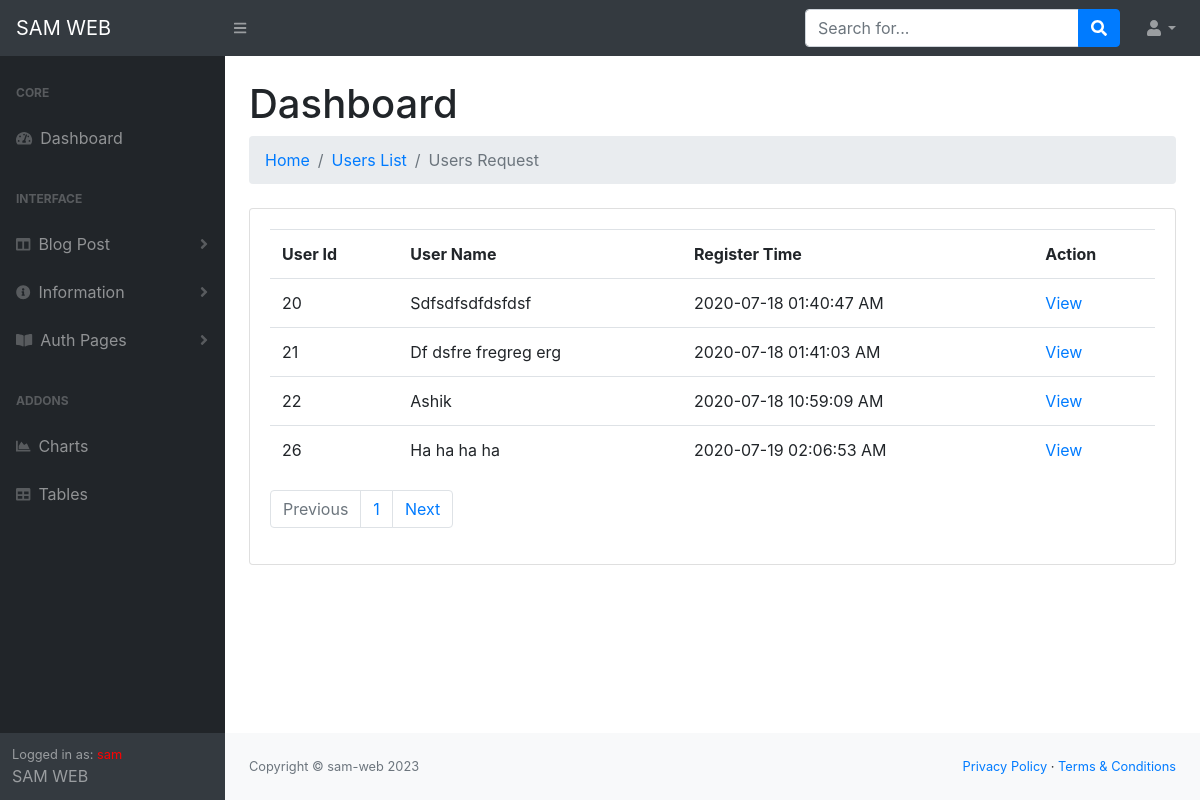
/administrator/users.new.php (signed in), run on the app's committed database.
### tables this page shows
CREATE TABLE `users_admin` (
  `admin_id` int(11) NOT NULL,
  `user_name` varchar(255) NOT NULL,
  `user_email` varchar(255) NOT NULL,
  `user_password` varchar(255) NOT NULL,
  `user_gender` varchar(50) NOT NULL,
  `user_picture` varchar(255) NOT NULL,
  `user_status` int(11) NOT NULL,
  `user_dlt` int(11) NOT NULL,
  `user_reje` int(11) NOT NULL,
  `insert_at` datetime NOT NULL,
  `update_at` datetime NOT NULL
);

CREATE TABLE `site_information` (
  `info_id` int(11) NOT NULL,
  `site_title` varchar(255) NOT NULL,
  `site_copyright` varchar(255) NOT NULL,
  `site_copyright_link` varchar(255) NOT NULL,
  `site_icon` varchar(255) NOT NULL
);

### administrator/info/site-info.php (called while the page is built, shortened)
<?php
$site_info = "SELECT * FROM site_information";
$site_info_que = mysqli_query($db_con,$site_info);
$info = mysqli_fetch_assoc($site_info_que);
?>

### administrator/users.new.php (the view, shortened to what this page needs)
<?php
require_once('database/dbCon.php');
$get_pag = $_GET['page'];
if ($get_pag == "" || $get_pag == 1) {
    $target = 0;
}else {
    $target = ($get_pag * 10 ) - 10;
}
$sel_new = "SELECT * FROM users_admin WHERE user_status=0 AND user_dlt=0 AND user_reje=0 LIMIT $target, 10";
$sel_new_que = mysqli_query($db_con,$sel_new);
include 'header.php';
?>
<?php include 'navbar.php'; ?>
<div id="layoutSidenav_content">
                <main>
                    <div class="container-fluid">
                        <h1 class="mt-4">Dashboard</h1>
                        <ol class="breadcrumb mb-4">
                            <li class="breadcrumb-item"><a href="index.php">Home</a></li>
                            <li class="breadcrumb-item"><a href="users.all.php">Users List</a></li>
                            <li class="breadcrumb-item active">Users Request</li>
                        </ol>
                        <div class="row">
                            <div class="col-xs-12 col-md-12">
                                <div class="card">
                                    <div class="card-body">
                                        <table class="table">
                                            <tr>
                                                <th>User Id</th>
                                                <th>User Name</th>
                                                <th>Register Time</th>
                                                <th>Action</th>
                                            </tr>
                                            <?php foreach($sel_new_que as $new_usr): ?>
                                            <tr>
                                                <td><?php echo $new_usr['admin_id']; ?></td>
                                                <td><?php echo ucfirst($new_usr['user_name']); ?></td>
                                                <td><?= date('Y-m-d h:i:s A',strtotime($new_usr['insert_at'])); ?></td>
                                                <td><a href="users.new.con.php?new-user=<?= $new_usr['admin_id']; ?>&eml=<?= $new_usr['user_email']; ?>&pw">View</a></td>
                                            </tr>
                                            <?php endforeach; ?>
                                        </table>
                                        <?php
                                        $sel_pag = "SELECT * FROM users_admin WHERE user_status=0 AND user_dlt=0";
                                        $sel_pag_que = mysqli_query($db_con,$sel_pag);
                                        $sel_pag_count = mysqli_num_rows($sel_pag_que);
                                        $page = ceil($sel_pag_count / 10);
                                        ?>
                                        <nav aria-label="...">
                                            <ul class="pagination">
                                                <li class="page-item <?= $get_pag <= 1 ? 'disabled':''; ?>">
                                                <a class="page-link" href="?page=<?= $get_pag - 1; ?>" tabindex="-1">Previous</a>
                                                </li>
                                                <?php for($sh_page = 1; $sh_page <= $page; $sh_page++): ?>
                                                <li class="page-item <?= $get_pag == $sh_page ? 'active':''; ?>"><a class="page-link" href="?page=<?= $sh_page; ?>"><?php echo $sh_page; ?></a></li>
                                                <?php endfor; ?>
                                                <li class="page-item <?= $get_pag == $page ? 'disabled':''; ?>">
                                                <a class="page-link" href="?page=<?= $get_pag + 1; ?>">Next</a>
                                                </li>
                                            </ul>
                                        </nav>
                                    </div>
                                </div>
                            </div>
                        </div>
                    </div>
                </main>
<?php include 'copy-right.php'; include 'footer.php'; ?>

### administrator/copy-right.php
    <footer class="py-4 bg-light mt-auto">
            <div class="container-fluid">
                <div class="d-flex align-items-center justify-content-between small">
                    <div class="text-muted">Copyright &copy; <?= $info['site_copyright']; ?> <script>document.write(new Date().getFullYear());</script></div>
                    <div>
                        <a href="#">Privacy Policy</a>
                        &middot;
                        <a href="#">Terms &amp; Conditions</a>
                    </div>
                </div>
            </div>
        </footer>
    </div>
</div>

### data on the page
users_admin: admin_id "20", user_name "Sdfsdfsdfdsfdsf", insert_at "2020-07-18 01:40:47 AM"
users_admin: admin_id "21", user_name "Df dsfre fregreg erg", insert_at "2020-07-18 01:41:03 AM"
users_admin: admin_id "22", user_name "Ashik", insert_at "2020-07-18 10:59:09 AM"
users_admin: admin_id "26", user_name "Ha ha ha ha", insert_at "2020-07-19 02:06:53 AM"
site_information: site_copyright "sam-web"

### other printed values
$_SESSION['user_info'] "sam"
